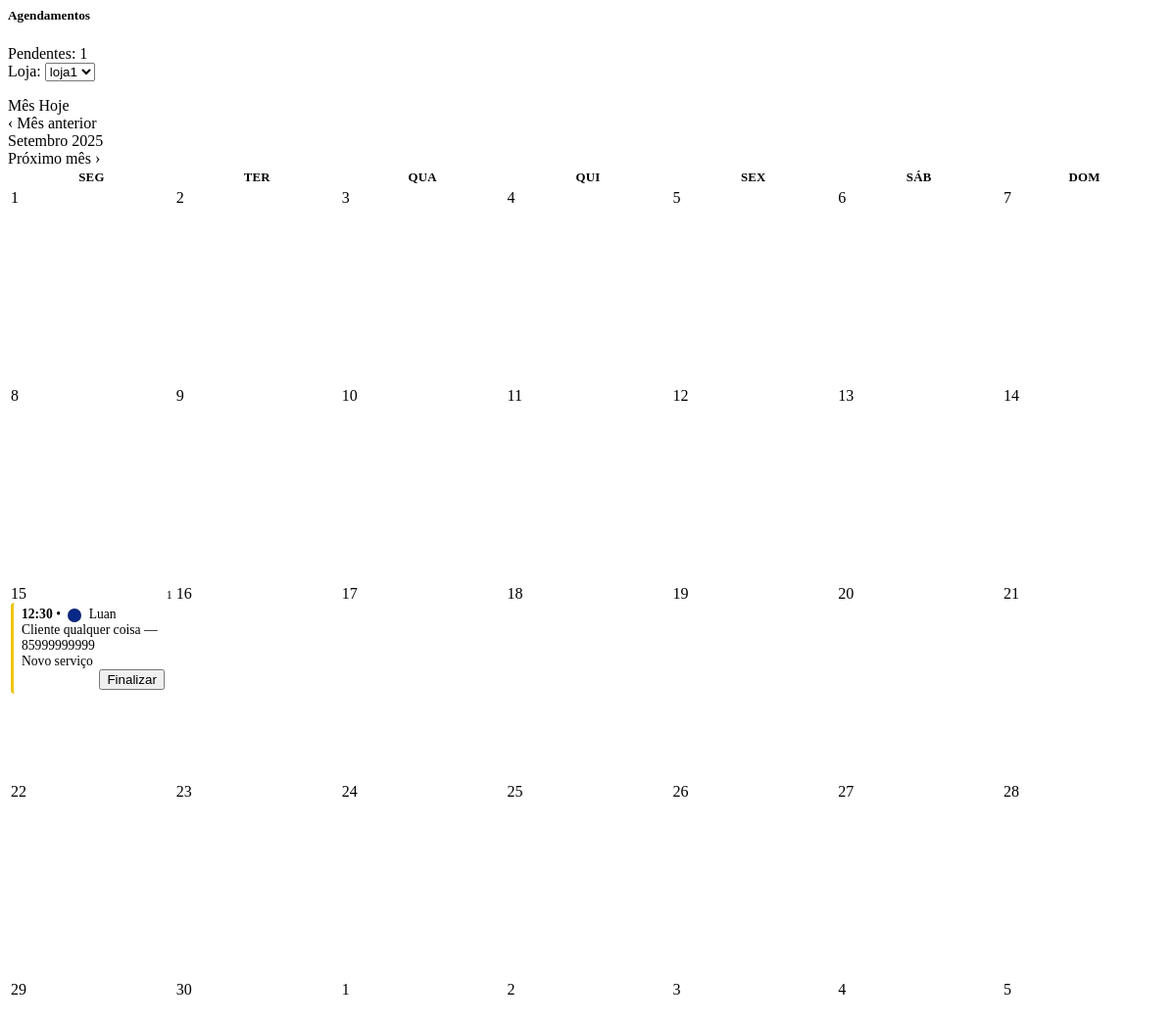
The app's page /home/agendamentos/ (signed in) with its own data.
### apps/appointments/models.py (models this page shows, shortened)
class Agendamento(models.Model):
    cliente = models.ForeignKey(
        settings.AUTH_USER_MODEL,
        on_delete=models.CASCADE,
        related_name="agendamentos"
    )
    loja = models.ForeignKey("cadastro.Loja", on_delete=models.CASCADE, related_name="agendamentos")
    funcionario = models.ForeignKey("cadastro.Funcionario", on_delete=models.CASCADE, related_name="agendamentos")
    servicos = models.ManyToManyField("cadastro.Servico", related_name="agendamentos")
    duracao_total_minutos = models.PositiveIntegerField(default=0)
    data = models.DateField()
    hora = models.TimeField()
    criado_em = models.DateTimeField(auto_now_add=True)
    confirmado = models.BooleanField(default=False)
    no_show = models.BooleanField(default=False)
    class FormaPagamento(models.TextChoices):
        PIX = "pix", "PIX"
        DEBITO = "debito", "Débito"
        DINHEIRO = "dinheiro", "Dinheiro"
        CREDITO = "credito", "Cartão de Crédito"
    valor_final = models.DecimalField(
        max_digits=10, decimal_places=2, null=True, blank=True
    )
    teve_desconto = models.BooleanField(default=False)
    forma_pagamento = models.CharField(
        max_length=20, choices=FormaPagamento.choices, blank=True, null=True
    )
    observacao = models.TextField(blank=True)
    finalizado_em = models.DateTimeField(blank=True, null=True)

### apps/cadastro/models.py (models this page shows, shortened)
class Funcionario(models.Model):
    class Cargo(models.TextChoices):
        BARBEIRO = 'barbeiro', 'Barbeiro'
        CABELEIREIRO = 'cabeleireiro', 'Cabeleireiro(a)'
        MANICURE = 'manicure', 'Manicure/Pedicure'
        ESTETICISTA = 'esteticista', 'Esteticista'
        SOMBRANCELHA = 'sobrancelha', 'Designer de Sobrancelha'
        RECEPCAO = 'recepcao', 'Recepção'
        OUTRO = 'outro', 'Outro'
    phone_regex = RegexValidator(
        r'^\+?\d{10,15}$',
        'Informe telefone no formato internacional, ex.: +5585...'
    )
    loja = models.ForeignKey('Loja', on_delete=models.CASCADE, related_name='funcionarios')
    nome = models.CharField(max_length=120)
    cargo = models.CharField(max_length=20, choices=Cargo.choices, default=Cargo.BARBEIRO)
    email = models.EmailField(blank=True, null=True)
    telefone = models.CharField(max_length=17, blank=True, null=True, validators=[phone_regex])
    slug = models.SlugField(max_length=160, blank=True)
    ativo = models.BooleanField(default=True)
    cor_hex = models.CharField(max_length=7, default='#000000', help_text='Cor para exibir no calendário (ex.: #FF0000)')
    criado_em = models.DateTimeField(auto_now_add=True)
    atualizado_em = models.DateTimeField(auto_now=True)
    class Meta:
        verbose_name = 'Funcionário'
        verbose_name_plural = 'Funcionários'
        unique_together = (('loja', 'slug'),)
        ordering = ('nome',)

class Servico(models.Model):
    loja = models.ForeignKey(Loja, on_delete=models.CASCADE, related_name='servicos')
    nome = models.CharField(max_length=160)
    slug = models.SlugField(max_length=180, blank=True)
    descricao = models.TextField(blank=True)
    duracao_minutos = models.PositiveSmallIntegerField(validators=[MinValueValidator(1)], default=30)
    preco = models.DecimalField(max_digits=10, decimal_places=2, validators=[MinValueValidator(0)])
    profissionais = models.ManyToManyField('Funcionario', related_name='servicos', blank=True)
    ativo = models.BooleanField(default=True)
    criado_em = models.DateTimeField(auto_now_add=True)
    atualizado_em = models.DateTimeField(auto_now=True)
    class Meta:
        verbose_name = "Serviço"
        verbose_name_plural = "Serviços"
        ordering = ("nome",)
        unique_together = (("loja", "slug"),)

### apps/accounts/models.py (models this page shows, shortened)
class User(AbstractUser):
    nome = models.CharField(max_length=120, blank=True, null=True)
    sobrenome = models.CharField(max_length=120, blank=True, null=True)
    grupo = models.SlugField(max_length=150, blank=True)  # << slug único para subdomínio
    email = models.EmailField(unique=True)
    is_owner = models.BooleanField(default=False)
    is_client = models.BooleanField(default=False)
    phone_regex = RegexValidator(r"^\+?\d{10,15}$", "Informe telefone no formato internacional, ex.: +5585...")
    phone = models.CharField(max_length=17, blank=True, null=True, validators=[phone_regex])
    full_name = models.CharField(max_length=120, blank=True, null=True)
    USERNAME_FIELD = "email"
    REQUIRED_FIELDS = []
    objects = UserManager()

### apps/accounts/views.py (the view, shortened to what this page needs)
# urls.py: path("home/agendamentos/", views.owner_home_agendamentos, name="owner_home_agendamentos"),
@login_required
@subscription_required
def owner_home_agendamentos(request):
    lojas = request.user.lojas.order_by('nome')
    loja_id = (request.GET.get('loja_filtro') or request.POST.get('loja_filtro') or request.session.get('loja_filtro'))
    loja = lojas.filter(id=loja_id).first() or lojas.first()
    if loja:
        request.session['loja_filtro'] = loja.id
    view_mode = (request.GET.get('view') or request.POST.get('view') or request.session.get('ag_view_mode') or 'month').lower()
    request.session['ag_view_mode'] = view_mode
    try:
        y = int(request.GET.get('y') or request.POST.get('y') or request.session.get('ag_y') or 0)
        m = int(request.GET.get('m') or request.POST.get('m') or request.session.get('ag_m') or 0)
        current = date(y, m, 1) if (y and m) else timezone.localdate().replace(day=1)
    except Exception:
        current = timezone.localdate().replace(day=1)
    request.session['ag_y'] = current.year
    request.session['ag_m'] = current.month
    cal = Calendar(firstweekday=0)  # 0 = segunda
    weeks_dates = cal.monthdatescalendar(current.year, current.month)
    start, end = weeks_dates[0][0], weeks_dates[-1][-1]
    pendentes_qs = (Agendamento.objects
        .filter(loja=loja, data__range=[start, end], confirmado=False, no_show=False)
        .select_related('funcionario','cliente')
        .prefetch_related('servicos')
        .order_by('data','hora'))
    by_day = {}
    for a in pendentes_qs:
        by_day.setdefault(a.data, []).append(a)
    weeks = [[(d, by_day.get(d, [])) for d in week] for week in weeks_dates]
    prev_first = (current.replace(day=1) - timedelta(days=1)).replace(day=1)
    next_first = (current.replace(day=28) + timedelta(days=4)).replace(day=1)
    ctx = {
        'lojas': lojas,
        'loja': loja,
        'view_mode': 'month',
        'weeks': weeks,
        'current': current,
        'today': timezone.localdate(),
        'prev_y': prev_first.year, 'prev_m': prev_first.month,
        'next_y': next_first.year, 'next_m': next_first.month,
        'total_pendentes': pendentes_qs.count(),
    }
    return render(request, 'accounts/partials/owner_home_agendamentos.html', ctx)

### apps/accounts/models.py (called while the page is built)
    def is_active(self) -> bool:
        return timezone.now() <= self.end_date

### apps/accounts/templates/accounts/partials/owner_home_agendamentos.html (shortened to what this page needs)
<div id="agendamentos-section"
    data-view-mode="{{ view_mode }}"
    data-current-y="{{ current.year }}"
    data-current-m="{{ current.month }}">
  <div class="d-flex flex-wrap gap-2 justify-content-between align-items-center mb-3">
    <div class="d-flex align-items-center gap-2">
      <h5 class="m-0">Agendamentos</h5>
      <span class="badge bg-warning text-dark">Pendentes: {{ total_pendentes }}</span>
    </div>
    <div class="d-flex align-items-center gap-2">
      <form id="filtro-agendamentos" class="d-flex align-items-center gap-2">
        <label class="form-label m-0">Loja:</label>
        <select name="loja_filtro" class="form-select form-select-sm"
                hx-get="{% url 'accounts:owner_home_agendamentos' %}"
                hx-target="#agendamentos-section"
                hx-select="#agendamentos-section"
                hx-swap="outerHTML"
                hx-trigger="change">
          {% for l in lojas %}
            <option value="{{ l.id }}" {% if loja and l.id == loja.id %}selected{% endif %}>{{ l.nome }}</option>
          {% endfor %}
        </select>
      </form>
      <div class="btn-group btn-group-sm" role="group" aria-label="Modo de visualização">
        <a class="btn btn-outline-secondary {% if view_mode != 'day' %}active{% endif %}"
          data-view="month"
          hx-get="{% url 'accounts:owner_home_agendamentos' %}?view=month&y={{ current.year }}&m={{ current.month }}{% if loja %}&loja_filtro={{ loja.id }}{% endif %}"
          hx-target="#agendamentos-section" hx-select="#agendamentos-section" hx-swap="outerHTML">
          Mês
        </a>
        <a class="btn btn-outline-secondary {% if view_mode == 'day' %}active{% endif %}"
          data-view="day"
          hx-get="{% url 'accounts:owner_home_agendamentos' %}?view=day&d={{ today|date:'Y-m-d' }}{% if loja %}&loja_filtro={{ loja.id }}{% endif %}"
          hx-target="#agendamentos-section" hx-select="#agendamentos-section" hx-swap="outerHTML">
          Hoje
        </a>
      </div>
    </div>
  </div>
  {% if view_mode != 'day' %}
    <div class="d-flex justify-content-between align-items-center mb-2">
      <a class="btn btn-sm btn-outline-secondary"
         hx-get="{% url 'accounts:owner_home_agendamentos' %}?view=month&y={{ prev_y }}&m={{ prev_m }}{% if loja %}&loja_filtro={{ loja.id }}{% endif %}"
         hx-target="#agendamentos-section" hx-select="#agendamentos-section" hx-swap="outerHTML">
        ‹ Mês anterior
      </a>
      <div class="fw-semibold fs-5">
        {{ current|date:"F Y" }}
      </div>
      <a class="btn btn-sm btn-outline-secondary"
         hx-get="{% url 'accounts:owner_home_agendamentos' %}?view=month&y={{ next_y }}&m={{ next_m }}{% if loja %}&loja_filtro={{ loja.id }}{% endif %}"
         hx-target="#agendamentos-section" hx-select="#agendamentos-section" hx-swap="outerHTML">
        Próximo mês ›
      </a>
    </div>
    <table class="table table-bordered calendar mb-0">
      <thead class="table-light">
        <tr class="text-center">
          <th class="dow">Seg</th><th class="dow">Ter</th><th class="dow">Qua</th>
          <th class="dow">Qui</th><th class="dow">Sex</th><th class="dow">Sáb</th><th class="dow">Dom</th>
        </tr>
      </thead>
      <tbody>
        {% for week in weeks %}
          <tr>
            {% for day, items in week %}
              <td class="cal-cell {% if day.month != current.month %}muted{% endif %} {% if day == today %}today{% endif %}">
                <div class="cal-dayhead">
                  <span class="fw-semibold">{{ day|date:"j" }}</span>
                  {% if items %}<span class="cal-count badge bg-warning text-dark">{{ items|length }}</span>{% endif %}
                </div>
                {% for a in items %}
                  <div class="evt">
                    <div class="d-flex justify-content-between">
                      <div>
                        <strong>{{ a.hora|time:"H:i" }}</strong> •
                        <span class="flag-dot" style="background-color: {{ a.funcionario.cor_hex|default:'#1E90FF' }};"></span>
                        {{ a.funcionario.nome }}
                      </div>
                    </div>
                    <div class="meta">
                      {{ a.cliente.full_name }}{% if a.cliente.phone %} — {{ a.cliente.phone }}{% endif %}
                    </div>
                    <div class="mt-1 d-flex flex-wrap gap-1">
                      {% for s in a.servicos.all %}
                        <span class="badge text-bg-light">{{ s.nome }}</span>
                      {% empty %}
                        <span class="text-muted small">Sem serviços</span>
                      {% endfor %}
                    </div>
                    <div class="actions mt-1">
                      <button class="btn btn-xs btn-outline-success"
                              data-bs-toggle="modal" data-bs-target="#modalShell"
                              hx-get="{% url 'appointments:finalizar_agendamento' a.pk %}"
                              hx-target="#modalShell .modal-content" hx-swap="innerHTML">
                        Finalizar
                      </button>
                    </div>
                  </div>
                {% endfor %}
              </td>
            {% endfor %}
          </tr>
        {% endfor %}
      </tbody>
    </table>
  {% endif %}
</div>

### apps/accounts/templates/accounts/partials/owner_home_agendamentos.html (style rules this page uses)
.calendar { table-layout: fixed; width: 100%; }
.calendar th, .calendar td { vertical-align: top; }
.calendar .dow { text-transform: uppercase; font-size: .8rem; letter-spacing: .02em; }
.cal-cell { height: 12.5rem; overflow: auto; background: var(--bs-body-bg); }
.cal-cell.muted { color: var(--bs-secondary-color); background: var(--bs-tertiary-bg); }
.cal-cell.today { outline: 2px solid var(--bs-primary); outline-offset: -4px; border-radius: .5rem; }
.cal-dayhead { display: flex; justify-content: space-between; align-items: baseline; }
.cal-count { font-size: .75rem; }
.evt { font-size: .85rem; border-left: 3px solid #f1c40f; background: var(--bs-light); padding: .25rem .5rem; border-radius: .25rem; }
.evt .meta { color: var(--bs-secondary-color); }
.evt .actions { text-align: right; }
.flag-dot { display:inline-block; width:.75rem; height:.75rem; border-radius:50%; border:1px solid rgba(0,0,0,.2); margin: 0 .25rem; vertical-align: middle; }

### records on screen
Agendamento: day "15", items "1", hora "12:30", funcionario.nome "Luan", cliente.full_name "Cliente qualquer coisa", cliente.phone "85999999999"
Servico: nome "Novo serviço"

### other values on screen
{{ total_pendentes }} "1"
{{ current|date:"F Y" }} "Setembro 2025"
{{ day|date:"j" }} "1" "2" "3" "4" "5" "6" "7" "8" "9" "10" "11" "12" "13" "14" "16" "17" "18" "19" "20" "21" "22" "23" "24" "25" "26" "27" "28" "29" "30" "1" "2" "3" "4" "5"
form field loja_filtro "loja1"
